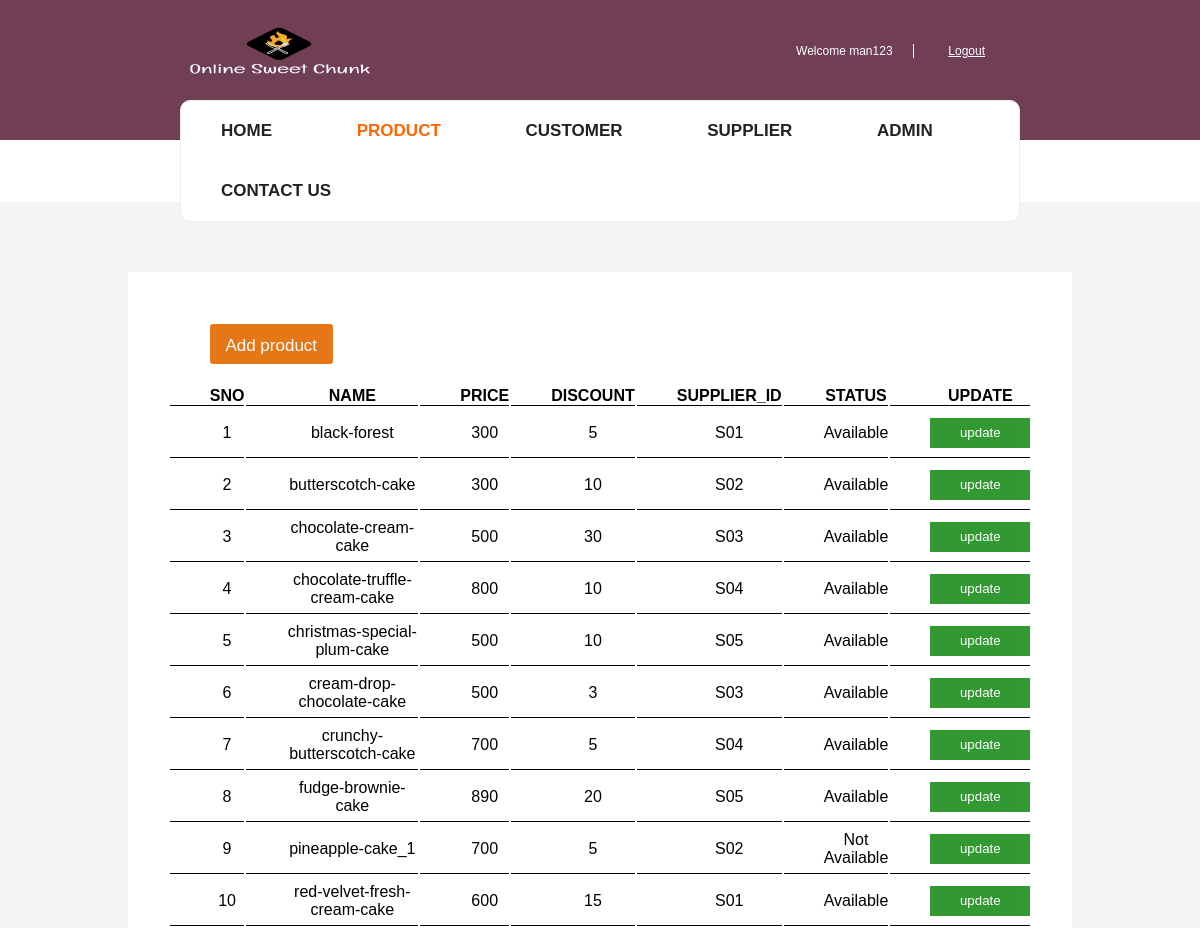
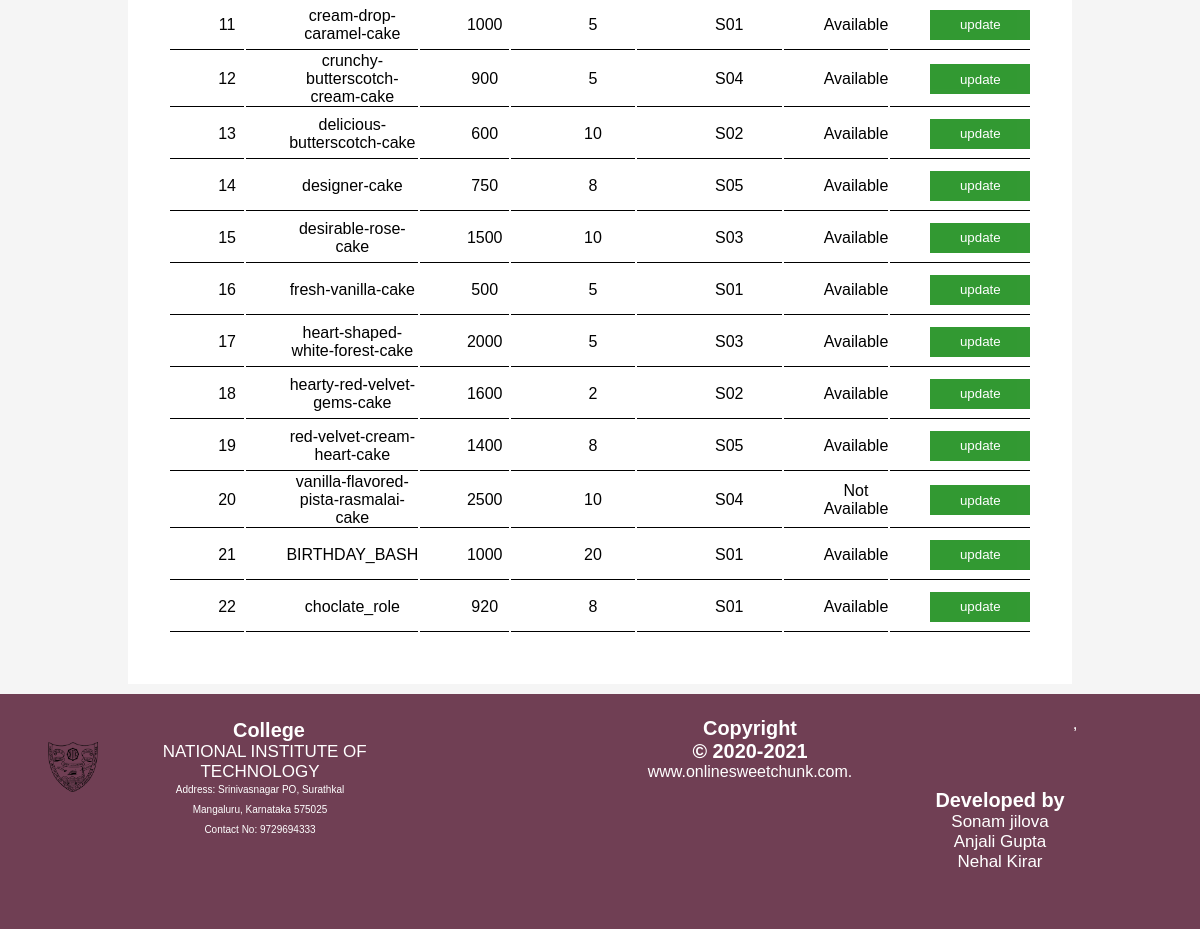
Screenshot of /admin/product.php (signed in) with the database file from the repository (2 pictures, top to bottom).
### tables this page shows
CREATE TABLE IF NOT EXISTS `produc1` (
  `name` varchar(255) NOT NULL,
  `image` varchar(255) NOT NULL,
  `price` float NOT NULL,
  `discount` float NOT NULL,
  `cid` int(11) DEFAULT NULL,
  `STATUS` tinyint(4) NOT NULL,
  `supplier_id` varchar(10) DEFAULT NULL
);

### admin/product.php (the view, shortened to what this page needs)
<?php include("dbconnect.php");?>
<?php include("header.php"); ?>
<nav id="menu">
<div class="menu">
			<ul>
				<li><a href="home.php" style="border:none;">Home</a></li>
				<li><a href="product.php" style="border:none;" class="active">Product</a></li>
				<li><a href="customer.php" style="border:none;">Customer</a></li>
				<li ><a href="supplier.php" style="border:none;">Supplier</a></li>
				<li ><a href="Admin.php" style="border:none;">Admin</a></li>
				<li ><a href="contact.php" style="border:none;">Contact Us</a></li>
			</ul>
			</div>
		</nav>
		</header>
<div id="body" style="padding:0; margin-top:-60px;">
<br>
<br>
<br>
<div id="container" style="border:none;">
			<table id="table">
			<thead>
			<tr style="border:none; padding-bottom:5px;">
			<th colspan="7" style="border:none; padding-bottom:20px;text-align:left;">
			<button type="button" style="width:15%; height:40px;border:none;cursor:pointer; color:white; background-color:#e67716;" class="btn btn-add"  onclick="window.location.href='addproduct.php';">Add product</button>
			</th>
			</tr>
			 <tr>
			 <th>
			 SNO
			 </th>
			 <th>
			 NAME
			 </th>
			 <th>
			 PRICE
			 </th>
			 <th>
			 DISCOUNT
			 </th>
			 <th>SUPPLIER_ID</th>
			 <th>
			 STATUS
			 </th>
			 <th>
			 UPDATE
			 </th>
			 </tr>
			</thead>
			<tbody>
			<?php
                       $query ="select name, price, discount, supplier_id,status from produc1";
			       $result=mysqli_query($con,$query);
                    $sno=0;
                        while ($row = mysqli_fetch_assoc($result)) {
                            echo "<tr><form action='update.php' method='post'>";
							echo '<td>'.++$sno.'</td>';
                            echo '<td>'. $row['name'].'</td>';
                            echo '<td>'. $row['price'].'</td>';
                            echo '<td>'. $row['discount'].'</td>';
							echo '<td>'. $row['supplier_id'].'</td>';
							if($row['status']==='1')
								echo '<td>Available</td>';
							else
								echo '<td>Not Available</td>';
							echo '<td><input type="submit" name="submit" style="color:white;" value="update"></td>';
                           echo '</tr> </form> ';
						}
			?>
			</tbody>
			</table>
			</div>
		</div>
<?php
include("footer.php");
?>

### admin/index.css (style rules this page uses)
body { margin:0; padding:0; font-family: sans-serif; }
#body { overflow:hidden; background: #f5f5f5; }
#body #container { color:#b13c68; margin:0 20px; padding:10px 20px; overflow:hidden; }

### admin/header.css (style rules this page uses)
* { padding: 0; margin:0; }
body { font-family: 'Roboto', sans-serif; }
nav .menu { width: 70%; margin: 0 auto; background-color: #fff; border: 1px solid #eee; border-radius: 10px ; position: relative; top:-40px; display: flex; justify-content: center; }
nav .menu ul { width: 100%; }
nav .menu ul li, nav .menu ul li .input-group { display: inline-block; }
nav .menu ul li { padding: 20px 15px; font-weight: bold; }
nav .menu ul li a { margin: 0 25px; text-decoration: none; color:#222; text-transform: uppercase; }
nav .menu ul li a.active { color: #ff6600; }

### admin/table.css (style rules this page uses)
#table { margin:0 auto; // border-bottom:1px solid black; background:#fff; padding:50px 40px; width:10%; }
th { border-bottom:1px solid black; padding-left:40px; height:20px; }
td { border-bottom:1px solid black; padding-left:40px; height:50px; text-align:center; }
#table input[type="submit"] { background:green; border:none; width:100px; height:30px; opacity:0.8; }

### user/checkout.css (style rules this page uses)
body { font-family: :Arial, Helvetica, sans-serif; font-size: 17px; padding: 8px; }
* { box-sizing: border-box; }
.btn { background-color: #4CAF50; color: white; padding: 12px; border: none; width: 100%; border-radius: 3px; cursor: pointer; font-size: 17px; }
a { border:1px solid lightgray; }

### user/registration_main.css (style rules this page uses)
* { margin: 0; padding: 0; font-family: sans-serif; }

### user/about.css (style rules this page uses)
* { margin:0; padding: 0; font-family: sans-serif; }

### rows the page displays
produc1: name "black-forest", price "300", discount "5", supplier "S01", STATUS "Available"
produc1: name "butterscotch-cake", price "300", discount "10", supplier "S02", STATUS "Available"
produc1: name "chocolate-cream-cake", price "500", discount "30", supplier "S03", STATUS "Available"
produc1: name "chocolate-truffle-cream-cake", price "800", discount "10", supplier "S04", STATUS "Available"
produc1: name "christmas-special-plum-cake", price "500", discount "10", supplier "S05", STATUS "Available"
produc1: name "cream-drop-chocolate-cake", price "500", discount "3", supplier "S03", STATUS "Available"
produc1: name "crunchy-butterscotch-cake", price "700", discount "5", supplier "S04", STATUS "Available"
produc1: name "fudge-brownie-cake", price "890", discount "20", supplier "S05", STATUS "Available"
produc1: name "pineapple-cake_1", price "700", discount "5", supplier "S02", STATUS "Not Available"
produc1: name "red-velvet-fresh-cream-cake", price "600", discount "15", supplier "S01", STATUS "Available"
produc1: name "cream-drop-caramel-cake", price "1000", discount "5", supplier "S01", STATUS "Available"
produc1: name "crunchy-butterscotch-cream-cake", price "900", discount "5", supplier "S04", STATUS "Available"
produc1: name "delicious-butterscotch-cake", price "600", discount "10", supplier "S02", STATUS "Available"
produc1: name "designer-cake", price "750", discount "8", supplier "S05", STATUS "Available"
produc1: name "desirable-rose-cake", price "1500", discount "10", supplier "S03", STATUS "Available"
produc1: name "fresh-vanilla-cake", price "500", discount "5", supplier "S01", STATUS "Available"
produc1: name "heart-shaped-white-forest-cake", price "2000", discount "5", supplier "S03", STATUS "Available"
produc1: name "hearty-red-velvet-gems-cake", price "1600", discount "2", supplier "S02", STATUS "Available"
produc1: name "red-velvet-cream-heart-cake", price "1400", discount "8", supplier "S05", STATUS "Available"
produc1: name "vanilla-flavored-pista-rasmalai-cake", price "2500", discount "10", supplier "S04", STATUS "Not Available"
produc1: name "BIRTHDAY_BASH", price "1000", discount "20", supplier "S01", STATUS "Available"
produc1: name "choclate_role", price "920", discount "8", supplier "S01", STATUS "Available"

### other values shown
$_SESSION['uname'] "man123"
